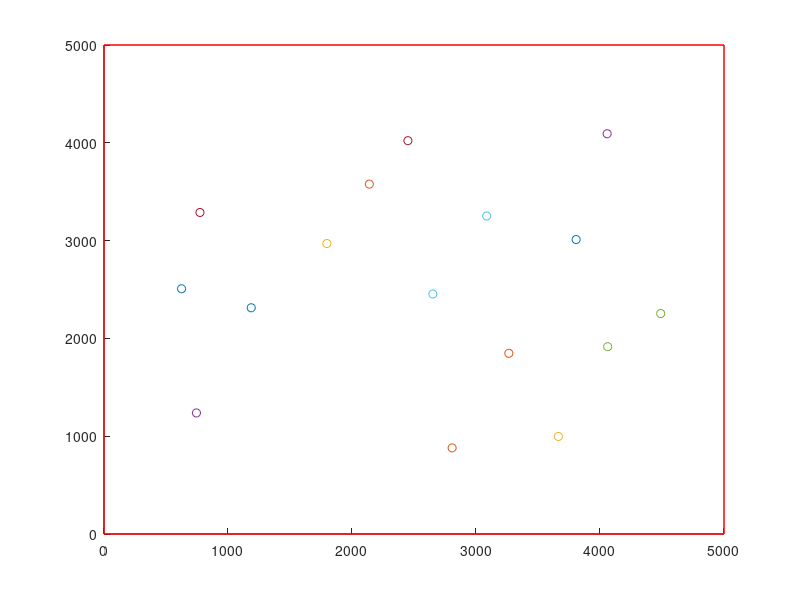

This chart was generated by the following MATLAB code: (Note: this script raises an error after producing the figure.)
%% Generate wells
% 10ft of screen length for every 100 gpm
% 3.048 m                         545 m^3/day

Q_tot = 0;
wells = [];
while Q_tot < 5000
    while true
        xw = 400 + (4600 - 400)*rand;
        yw = 400 + (4600 - 400)*rand;
        if isempty(wells)
            break;
        else
            mindst = min(sqrt((wells(:,1) - xw).^2 + (wells(:,2) - yw).^2));
            if mindst > 400
                break;
            end
        end
    end
    
    qw = 100 + (500 - 100)*rand;
    slw = 10 + (100-10)*rand;
    r = (250 - slw)*rand;
    bw = -270 + r;
    tw = bw + slw;
    wells = [wells;xw yw tw bw -qw];
    Q_tot = Q_tot + qw;
end
wells(:,5) = wells(:,5).*(-5000/sum(wells(:,5)));
%% write wells to file
fid = fopen('wells_box3d.npsat','w');
fprintf(fid,'%d\n', size(wells,1));
fprintf(fid,'%f %f %f %f %f\n',wells');
fclose(fid);
%% Plot example
% domain
clf 
hold on
plot3([0 5000 5000 0 0],[0 0 5000 5000 0],[-270 -270 -270 -270 -270],'r')
plot3([0 5000 5000 0 0],[0 0 5000 5000 0],[30 30 30 30 30],'r')
plot3([0 0],[0 0],[-270 30],'r')
plot3([5000 5000],[0 0],[-270 30],'r')
plot3([5000 5000],[5000 5000],[-270 30],'r')
plot3([0 0],[5000 5000],[-270 30],'r')
% wells

for ii = 1:size(wells,1)
    plot3([wells(ii,1) wells(ii,1)], [wells(ii,2) wells(ii,2)],[wells(ii,3) wells(ii,4)],'o-')
end
%% define BC polygon on top
bc_poly = ginput(7);
[x2, y2] = poly2ccw(bc(:,1), bc(:,2));
plot3(bc_poly(:,1),bc_poly(:,2), 30*ones(7,1),'g')
%% list the coordinates
fprintf('%.2f %.2f\n', [x2 y2]')
%% one bc_poly example
bc_poly = [...
2506.15 2561.50;...
2709.10 2869.00;...
2819.80 2715.25;...
2616.85 1851.11;...
2034.24 2002.39;...
1930.73 1795.38;...
1731.69 1779.46];
%% left side boundary interpolation function
x = [-10:250:5250];
H(1,:) = 25*(0.3*([1:22].^2.1)/600+1);
EL(1,:) = -30*(0.7*([1:22]/22+1));
H(2,:) = 20*(0.3*([1:22].^2.1)/600+1);
EL(2,:) = -70*(0.7*([1:22]/22+1));
H(3,:) = 10*(0.3*([1:22].^2.1)/600+1);
EL(3,:) = -200*(0.5*([1:22]/22+1));
H(4,:) = 5*(0.3*([1:22].^2.1)/600+1);

bc_left = [cumsum([0 diff(x)])' H(1,:)' EL(1,:)' H(2,:)' EL(2,:)' H(3,:)' EL(3,:)' H(4,:)'];
%%
clf
hold on
EL(1,:) = -30*(0.7*([1:21]/21+1));
EL(2,:) = -70*(0.7*([1:21]/21+1));
EL(3,:) = -200*(0.5*([1:21]/21+1));
plot(x,EL(1,:),'b')
plot(x,EL(2,:),'g')
plot(x,EL(3,:),'r')
%% write left boundary to file
fid = fopen('box3d_leftv1.npsat','w');
fprintf(fid, 'SCATTERED\n');
fprintf(fid, 'VERT\n');
fprintf(fid, 'STRATIFIED\n');
fprintf(fid, '%d %d\n', [size(bc_left,1) 7]);
fprintf(fid, '%f %f %f %f %f %f %f %f\n',bc_left');
fclose(fid);
%% right side boundary
bc_right = [cumsum([0 diff(x)])' [40*(0.4*([1:22].^2.1)/600+1)]'];
fid = fopen('box3d_rightv1.npsat','w');
fprintf(fid, 'SCATTERED\n');
fprintf(fid, 'VERT\n');
fprintf(fid, 'SIMPLE\n');
fprintf(fid, '%d %d\n', [size(bc_right,1) 1]);
fprintf(fid, '%f %f\n',bc_right');
fclose(fid);
%% Test 4
% x y v
bc_pline = [...
2500 0 40;...
4000 0 30;...
5000 0 20;...
5000 1500 30;...
5000 2500 50 ...
];
%% write boundary line function file
fid = fopen('box3d_bnd_lines.npsat', 'w');
fprintf(fid, 'BOUNDARY_LINE\n');
fprintf(fid, '%d %d %f\n', [size(bc_pline,1) 1, 1.0]);
fprintf(fid, '%f %f %f\n', bc_pline');
fclose(fid);
%% Write files for Multipolygon recharge
% First split the domain
plot([0 5000 5000 0 0], [0 0 5000 5000 0]);

% make firts poly
[x, y] = ginput;
poly1 = [x y];
hold on
plot(poly1(:,1), poly1(:,2))

% set two more points to define the second polygon
[x, y] = ginput(2);
poly2 = [poly1(1:2,:); [x y]; [-100 -100]];
plot(poly2(:,1), poly2(:,2))
% make the other polygon as the intersection 
p1 = polyshape(poly1(:,1),poly1(:,2));
p2 = polyshape(poly2(:,1),poly2(:,2));
dom = polyshape([0 5000 5000 0 0], [0 0 5000 5000 0]);

p3 = subtract(dom,p1);
p3 = subtract(p3, p2);
%%
plot(p1)
hold on
plot(p2)
plot(p3)
plot([0 5000 5000 0 0], [0 0 5000 5000 0]);
%% Create interpolation functions for each subdomain
% The first will be scattered
% scatter points on the bounding box
xr = min(p1.Vertices(:,1)) + (max(p1.Vertices(:,1)) - min(p1.Vertices(:,1)))*rand(60,1);
yr = min(p1.Vertices(:,2)) + (max(p1.Vertices(:,2)) - min(p1.Vertices(:,2)))*rand(60,1);
R1 = 0.00001 + (0.0005 - 0.00001)*rand(60,1);
writeScatteredData('p1_rch.npsat', struct('PDIM', 2, 'TYPE', 'HOR', 'MODE', 'SIMPLE'), [xr yr R1]);
%% The second will be gridded with equal spacing and nearest interpolation
xg = linspace(min(p2.Vertices(:,1)), max(p2.Vertices(:,1)), 10);
yg = linspace(min(p2.Vertices(:,2)), max(p2.Vertices(:,2)), 7);
fid = fopen('p2_Xaxis.npsat','w');
fprintf(fid, 'CONST %d\n', length(xg));
fprintf(fid, '%.2f %.2f\n',[xg(1) diff(xg(1:2))]);
fclose(fid);

fid = fopen('p2_Yaxis.npsat','w');
fprintf(fid, 'CONST %d\n', length(yg));
fprintf(fid, '%.2f %.2f\n',[yg(1) diff(yg(1:2))]);
fclose(fid);

fid = fopen('p_Zaxis.npsat','w');
fprintf(fid, 'CONST %d\n', 1);
fprintf(fid, '%.2f %.2f\n', [0 10]);
fclose(fid);

frmt = '%.5f';
for ii = 1:(length(xg)-1)
    frmt = [frmt ' %.5f'];
end
frmt = [frmt '\n'];

p2_data = 0.00001 + (0.001 - 0.00001)*rand(10,7);

fid = fopen('p2_rch.npsat','w');
fprintf(fid,'NEAREST %d %d %d\n', [length(xg), length(yg) 1]);
fprintf(fid,'p2_Xaxis.npsat p2_Yaxis.npsat p_Zaxis.npsat\n');
fprintf(fid, frmt, p2_data');
fclose(fid);
%% The third will be a gridded with linear interpolation with variable step
xgv = min(p3.Vertices(:,1));
while xgv(end) < max(p3.Vertices(:,1))
    dx = 100 + (800 - 100)*rand;
    xgv = [xgv xgv(end) + dx];
end

ygv = min(p3.Vertices(:,2));
while ygv(end) < max(p3.Vertices(:,2))
    dy = 100 + (800 - 100)*rand;
    ygv = [ygv ygv(end) + dy];
end

fid = fopen('p3_Xaxis.npsat','w');
fprintf(fid, 'VAR %d\n', length(xgv));
fprintf(fid, '%.2f\n',xgv);
fclose(fid);

fid = fopen('p3_Yaxis.npsat','w');
fprintf(fid, 'VAR %d\n', length(ygv));
fprintf(fid, '%.2f\n',ygv);
fclose(fid);

pp = peaks(max(length(xgv), length(ygv)));
pp = (pp - min(pp,[],'all'))/(max(pp,[],'all') - min(pp,[],'all'))*0.001;

p3_data = pp(1:7,:)';

frmt = '%.5f';
for ii = 1:(length(xgv)-1)
    frmt = [frmt ' %.5f'];
end
frmt = [frmt '\n'];

fid = fopen('p3_rch.npsat','w');
fprintf(fid,'LINEAR %d %d %d\n', [length(xgv), length(ygv), 1]);
fprintf(fid,'p3_Xaxis.npsat p3_Yaxis.npsat p_Zaxis.npsat\n');
fprintf(fid, frmt, p3_data');
fclose(fid);
%% Print the main recharge file
fid = fopen('mult_var_rch.npsat','w');
fprintf(fid, 'MULTIPOLY\n');
fprintf(fid, '%d\n', 3); %Number of polygons
% poly1
fprintf(fid, '%d %s %s\n', size(p1.Vertices,1), 'SCATTERED', 'p1_rch.npsat');
fprintf(fid, '%.2f %.2f\n', p1.Vertices');
% poly2
fprintf(fid, '%d %s %s\n', size(p2.Vertices,1), 'GRIDDED', 'p2_rch.npsat');
fprintf(fid, '%.2f %.2f\n', p2.Vertices');
% poly3
fprintf(fid, '%d %s %s\n', size(p3.Vertices,1), 'GRIDDED', 'p3_rch.npsat');
fprintf(fid, '%.2f %.2f\n', p3.Vertices');
fclose(fid);
